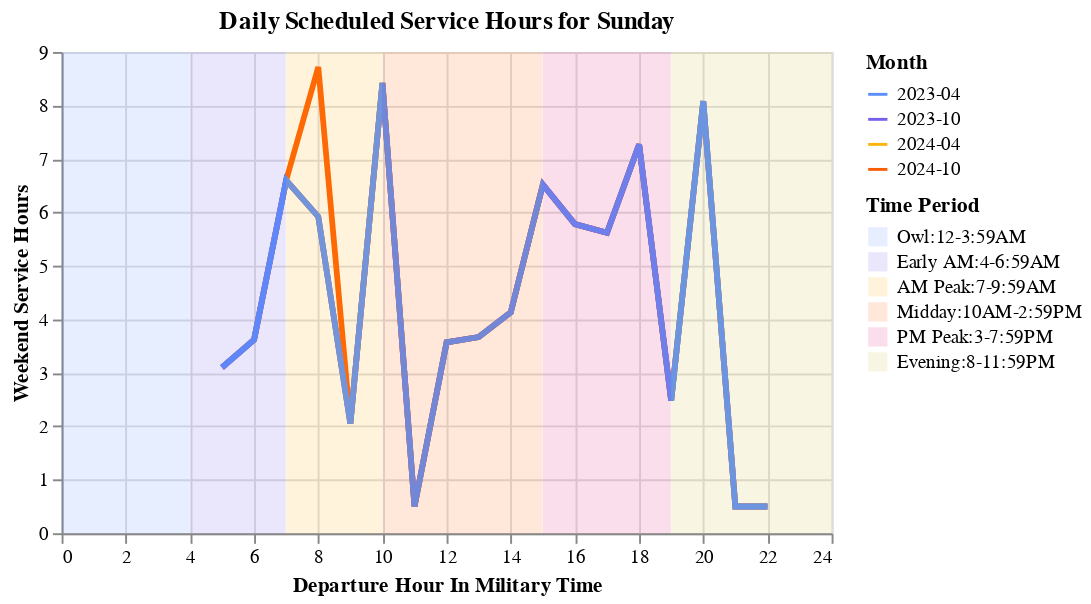

Source (notebook cell):
### Code cell
try:
    display(
        section1.create_service_hour_chart(
            scheduled_service, "Sunday",  "Weekend Service Hours", ""
        )
    )
except:
    pass

### Figure 1 — Vega-Lite specification as saved in the notebook (floating-point values rounded to 4 significant figures)
{"config": {"view": {"continuousWidth": 300, "continuousHeight": 300}}, "layer": [{"data": {"name": "data-aaece0f84b5bfcbd820bdada1ba052c5"}, "mark": {"type": "line", "size": 3}, "encoding": {"color": {"field": "Month", "scale": {"range": ["#5b8efd", "#765fec", "#fcb40e", "#fc5c04", "#dd217d", "#ccbb44"]}, "type": "nominal"}, "opacity": {"condition": {"param": "param_3", "value": 1}, "value": 0.2}, "tooltip": [{"field": "Weekend or Weekday", "type": "nominal"}, {"field": "Month", "type": "nominal"}, {"field": "Departure Hour", "type": "quantitative"}, {"field": "Weekend Service Hours", "type": "quantitative"}], "x": {"field": "Departure Hour", "title": "Departure Hour In Military Time", "type": "quantitative"}, "y": {"field": "Weekend Service Hours", "title": "Weekend Service Hours", "type": "quantitative"}}, "name": "view_3", "title": {"text": "Daily Scheduled Service Hours for Sunday", "subtitle": ""}}, {"data": {"name": "data-61fdb03b01e6f6ac9797744d36eb9ca4"}, "mark": {"type": "rect", "opacity": 0.15}, "encoding": {"color": {"field": "time_period", "scale": {"range": ["#5b8efd", "#765fec", "#fcb40e", "#fc5c04", "#dd217d", "#ccbb44"]}, "sort": ["Owl:12-3:59AM", "Early AM:4-6:59AM", "AM Peak:7-9:59AM", "Midday:10AM-2:59PM", "PM Peak:3-7:59PM", "Evening:8-11:59PM"], "title": "Time Period", "type": "nominal"}, "x": {"field": "start", "type": "quantitative"}, "x2": {"field": "stop"}, "y": {"value": 0}, "y2": {"value": 250}}}], "height": 250, "params": [{"name": "param_3", "select": {"type": "point", "fields": ["Month"]}, "bind": "legend", "views": ["view_3"]}], "resolve": {"scale": {"color": "independent"}}, "width": 400, "$schema": "https://vega.github.io/schema/vega-lite/v5.17.0.json", "datasets": {"data-aaece0f84b5bfcbd820bdada1ba052c5": [{"Transit Operator": "Bay Area 511 Capitol Corridor Schedule", "Month": "2024-10", "Weekend or Weekday": "Sunday", "Departure Hour": 5, "Weekend Service Hours": 3.1, "Weekday Service Hours": 3.1}, {"Transit Operator": "Bay Area 511 Capitol Corridor Schedule", "Month": "2024-10", "Weekend or Weekday": "Sunday", "Departure Hour": 6, "Weekend Service Hours": 3.62, "Weekday Service Hours": 3.62}, {"Transit Operator": "Bay Area 511 Capitol Corridor Schedule", "Month": "2024-10", "Weekend or Weekday": "Sunday", "Departure Hour": 7, "Weekend Service Hours": 6.6, "Weekday Service Hours": 6.6}, {"Transit Operator": "Bay Area 511 Capitol Corridor Schedule", "Month": "2024-10", "Weekend or Weekday": "Sunday", "Departure Hour": 8, "Weekend Service Hours": 8.72, "Weekday Service Hours": 8.72}, {"Transit Operator": "Bay Area 511 Capitol Corridor Schedule", "Month": "2024-10", "Weekend or Weekday": "Sunday", "Departure Hour": 9, "Weekend Service Hours": 2.05, "Weekday Service Hours": 2.05}, {"Transit Operator": "Bay Area 511 Capitol Corridor Schedule", "Month": "2024-10", "Weekend or Weekday": "Sunday", "Departure Hour": 10, "Weekend Service Hours": 8.42, "Weekday Service Hours": 8.42}, {"Transit Operator": "Bay Area 511 Capitol Corridor Schedule", "Month": "2024-10", "Weekend or Weekday": "Sunday", "Departure Hour": 11, "Weekend Service Hours": 0.5, "Weekday Service Hours": 0.5}, {"Transit Operator": "Bay Area 511 Capitol Corridor Schedule", "Month": "2024-10", "Weekend or Weekday": "Sunday", "Departure Hour": 12, "Weekend Service Hours": 3.57, "Weekday Service Hours": 3.57}, {"Transit Operator": "Bay Area 511 Capitol Corridor Schedule", "Month": "2024-10", "Weekend or Weekday": "Sunday", "Departure Hour": 13, "Weekend Service Hours": 3.67, "Weekday Service Hours": 3.67}, {"Transit Operator": "Bay Area 511 Capitol Corridor Schedule", "Month": "2024-10", "Weekend or Weekday": "Sunday", "Departure Hour": 14, "Weekend Service Hours": 4.13, "Weekday Service Hours": 4.13}, {"Transit Operator": "Bay Area 511 Capitol Corridor Schedule", "Month": "2024-10", "Weekend or Weekday": "Sunday", "Departure Hour": 15, "Weekend Service Hours": 6.52, "Weekday Service Hours": 6.52}, {"Transit Operator": "Bay Area 511 Capitol Corridor Schedule", "Month": "2024-10", "Weekend or Weekday": "Sunday", "Departure Hour": 16, "Weekend Service Hours": 5.78, "Weekday Service Hours": 5.78}, {"Transit Operator": "Bay Area 511 Capitol Corridor Schedule", "Month": "2024-10", "Weekend or Weekday": "Sunday", "Departure Hour": 17, "Weekend Service Hours": 5.62, "Weekday Service Hours": 5.62}, {"Transit Operator": "Bay Area 511 Capitol Corridor Schedule", "Month": "2024-10", "Weekend or Weekday": "Sunday", "Departure Hour": 18, "Weekend Service Hours": 7.27, "Weekday Service Hours": 7.27}, {"Transit Operator": "Bay Area 511 Capitol Corridor Schedule", "Month": "2024-10", "Weekend or Weekday": "Sunday", "Departure Hour": 19, "Weekend Service Hours": 2.48, "Weekday Service Hours": 2.48}, {"Transit Operator": "Bay Area 511 Capitol Corridor Schedule", "Month": "2024-10", "Weekend or Weekday": "Sunday", "Departure Hour": 20, "Weekend Service Hours": 8.07, "Weekday Service Hours": 8.07}, {"Transit Operator": "Bay Area 511 Capitol Corridor Schedule", "Month": "2024-10", "Weekend or Weekday": "Sunday", "Departure Hour": 21, "Weekend Service Hours": 0.5, "Weekday Service Hours": 0.5}, {"Transit Operator": "Bay Area 511 Capitol Corridor Schedule", "Month": "2024-10", "Weekend or Weekday": "Sunday", "Departure Hour": 22, "Weekend Service Hours": 0.5, "Weekday Service Hours": 0.5}, {"Transit Operator": "Bay Area 511 Capitol Corridor Schedule", "Month": "2024-04", "Weekend or Weekday": "Sunday", "Departure Hour": 5, "Weekend Service Hours": 3.1, "Weekday Service Hours": 3.1}, {"Transit Operator": "Bay Area 511 Capitol Corridor Schedule", "Month": "2024-04", "Weekend or Weekday": "Sunday", "Departure Hour": 6, "Weekend Service Hours": 3.62, "Weekday Service Hours": 3.62}, {"Transit Operator": "Bay Area 511 Capitol Corridor Schedule", "Month": "2024-04", "Weekend or Weekday": "Sunday", "Departure Hour": 7, "Weekend Service Hours": 6.6, "Weekday Service Hours": 6.6}, {"Transit Operator": "Bay Area 511 Capitol Corridor Schedule", "Month": "2024-04", "Weekend or Weekday": "Sunday", "Departure Hour": 8, "Weekend Service Hours": 5.92, "Weekday Service Hours": 5.92}, {"Transit Operator": "Bay Area 511 Capitol Corridor Schedule", "Month": "2024-04", "Weekend or Weekday": "Sunday", "Departure Hour": 9, "Weekend Service Hours": 2.05, "Weekday Service Hours": 2.05}, {"Transit Operator": "Bay Area 511 Capitol Corridor Schedule", "Month": "2024-04", "Weekend or Weekday": "Sunday", "Departure Hour": 10, "Weekend Service Hours": 8.42, "Weekday Service Hours": 8.42}, {"Transit Operator": "Bay Area 511 Capitol Corridor Schedule", "Month": "2024-04", "Weekend or Weekday": "Sunday", "Departure Hour": 11, "Weekend Service Hours": 0.5, "Weekday Service Hours": 0.5}, {"Transit Operator": "Bay Area 511 Capitol Corridor Schedule", "Month": "2024-04", "Weekend or Weekday": "Sunday", "Departure Hour": 12, "Weekend Service Hours": 3.57, "Weekday Service Hours": 3.57}, {"Transit Operator": "Bay Area 511 Capitol Corridor Schedule", "Month": "2024-04", "Weekend or Weekday": "Sunday", "Departure Hour": 13, "Weekend Service Hours": 3.67, "Weekday Service Hours": 3.67}, {"Transit Operator": "Bay Area 511 Capitol Corridor Schedule", "Month": "2024-04", "Weekend or Weekday": "Sunday", "Departure Hour": 14, "Weekend Service Hours": 4.13, "Weekday Service Hours": 4.13}, {"Transit Operator": "Bay Area 511 Capitol Corridor Schedule", "Month": "2024-04", "Weekend or Weekday": "Sunday", "Departure Hour": 15, "Weekend Service Hours": 6.52, "Weekday Service Hours": 6.52}, {"Transit Operator": "Bay Area 511 Capitol Corridor Schedule", "Month": "2024-04", "Weekend or Weekday": "Sunday", "Departure Hour": 16, "Weekend Service Hours": 5.78, "Weekday Service Hours": 5.78}, {"Transit Operator": "Bay Area 511 Capitol Corridor Schedule", "Month": "2024-04", "Weekend or Weekday": "Sunday", "Departure Hour": 17, "Weekend Service Hours": 5.62, "Weekday Service Hours": 5.62}, {"Transit Operator": "Bay Area 511 Capitol Corridor Schedule", "Month": "2024-04", "Weekend or Weekday": "Sunday", "Departure Hour": 18, "Weekend Service Hours": 7.27, "Weekday Service Hours": 7.27}, {"Transit Operator": "Bay Area 511 Capitol Corridor Schedule", "Month": "2024-04", "Weekend or Weekday": "Sunday", "Departure Hour": 19, "Weekend Service Hours": 2.48, "Weekday Service Hours": 2.48}, {"Transit Operator": "Bay Area 511 Capitol Corridor Schedule", "Month": "2024-04", "Weekend or Weekday": "Sunday", "Departure Hour": 20, "Weekend Service Hours": 8.08, "Weekday Service Hours": 8.08}, {"Transit Operator": "Bay Area 511 Capitol Corridor Schedule", "Month": "2024-04", "Weekend or Weekday": "Sunday", "Departure Hour": 21, "Weekend Service Hours": 0.5, "Weekday Service Hours": 0.5}, {"Transit Operator": "Bay Area 511 Capitol Corridor Schedule", "Month": "2024-04", "Weekend or Weekday": "Sunday", "Departure Hour": 22, "Weekend Service Hours": 0.5, "Weekday Service Hours": 0.5}, {"Transit Operator": "Bay Area 511 Capitol Corridor Schedule", "Month": "2023-10", "Weekend or Weekday": "Sunday", "Departure Hour": 5, "Weekend Service Hours": 3.1, "Weekday Service Hours": 3.1}, {"Transit Operator": "Bay Area 511 Capitol Corridor Schedule", "Month": "2023-10", "Weekend or Weekday": "Sunday", "Departure Hour": 6, "Weekend Service Hours": 3.62, "Weekday Service Hours": 3.62}, {"Transit Operator": "Bay Area 511 Capitol Corridor Schedule", "Month": "2023-10", "Weekend or Weekday": "Sunday", "Departure Hour": 7, "Weekend Service Hours": 6.6, "Weekday Service Hours": 6.6}, {"Transit Operator": "Bay Area 511 Capitol Corridor Schedule", "Month": "2023-10", "Weekend or Weekday": "Sunday", "Departure Hour": 8, "Weekend Service Hours": 5.92, "Weekday Service Hours": 5.92}, {"Transit Operator": "Bay Area 511 Capitol Corridor Schedule", "Month": "2023-10", "Weekend or Weekday": "Sunday", "Departure Hour": 9, "Weekend Service Hours": 2.05, "Weekday Service Hours": 2.05}, {"Transit Operator": "Bay Area 511 Capitol Corridor Schedule", "Month": "2023-10", "Weekend or Weekday": "Sunday", "Departure Hour": 10, "Weekend Service Hours": 8.42, "Weekday Service Hours": 8.42}, {"Transit Operator": "Bay Area 511 Capitol Corridor Schedule", "Month": "2023-10", "Weekend or Weekday": "Sunday", "Departure Hour": 11, "Weekend Service Hours": 0.5, "Weekday Service Hours": 0.5}, {"Transit Operator": "Bay Area 511 Capitol Corridor Schedule", "Month": "2023-10", "Weekend or Weekday": "Sunday", "Departure Hour": 12, "Weekend Service Hours": 3.57, "Weekday Service Hours": 3.57}, {"Transit Operator": "Bay Area 511 Capitol Corridor Schedule", "Month": "2023-10", "Weekend or Weekday": "Sunday", "Departure Hour": 13, "Weekend Service Hours": 3.67, "Weekday Service Hours": 3.67}, {"Transit Operator": "Bay Area 511 Capitol Corridor Schedule", "Month": "2023-10", "Weekend or Weekday": "Sunday", "Departure Hour": 14, "Weekend Service Hours": 4.13, "Weekday Service Hours": 4.13}, {"Transit Operator": "Bay Area 511 Capitol Corridor Schedule", "Month": "2023-10", "Weekend or Weekday": "Sunday", "Departure Hour": 15, "Weekend Service Hours": 6.52, "Weekday Service Hours": 6.52}, {"Transit Operator": "Bay Area 511 Capitol Corridor Schedule", "Month": "2023-10", "Weekend or Weekday": "Sunday", "Departure Hour": 16, "Weekend Service Hours": 5.78, "Weekday Service Hours": 5.78}, {"Transit Operator": "Bay Area 511 Capitol Corridor Schedule", "Month": "2023-10", "Weekend or Weekday": "Sunday", "Departure Hour": 17, "Weekend Service Hours": 5.62, "Weekday Service Hours": 5.62}, {"Transit Operator": "Bay Area 511 Capitol Corridor Schedule", "Month": "2023-10", "Weekend or Weekday": "Sunday", "Departure Hour": 18, "Weekend Service Hours": 7.27, "Weekday Service Hours": 7.27}, {"Transit Operator": "Bay Area 511 Capitol Corridor Schedule", "Month": "2023-10", "Weekend or Weekday": "Sunday", "Departure Hour": 19, "Weekend Service Hours": 2.48, "Weekday Service Hours": 2.48}, {"Transit Operator": "Bay Area 511 Capitol Corridor Schedule", "Month": "2023-10", "Weekend or Weekday": "Sunday", "Departure Hour": 20, "Weekend Service Hours": 8.08, "Weekday Service Hours": 8.08}, {"Transit Operator": "Bay Area 511 Capitol Corridor Schedule", "Month": "2023-10", "Weekend or Weekday": "Sunday", "Departure Hour": 21, "Weekend Service Hours": 0.5, "Weekday Service Hours": 0.5}, {"Transit Operator": "Bay Area 511 Capitol Corridor Schedule", "Month": "2023-10", "Weekend or Weekday": "Sunday", "Departure Hour": 22, "Weekend Service Hours": 0.5, "Weekday Service Hours": 0.5}, {"Transit Operator": "Bay Area 511 Capitol Corridor Schedule", "Month": "2023-04", "Weekend or Weekday": "Sunday", "Departure Hour": 5, "Weekend Service Hours": 3.1, "Weekday Service Hours": 3.1}, {"Transit Operator": "Bay Area 511 Capitol Corridor Schedule", "Month": "2023-04", "Weekend or Weekday": "Sunday", "Departure Hour": 6, "Weekend Service Hours": 3.62, "Weekday Service Hours": 3.62}, {"Transit Operator": "Bay Area 511 Capitol Corridor Schedule", "Month": "2023-04", "Weekend or Weekday": "Sunday", "Departure Hour": 7, "Weekend Service Hours": 6.6, "Weekday Service Hours": 6.6}, {"Transit Operator": "Bay Area 511 Capitol Corridor Schedule", "Month": "2023-04", "Weekend or Weekday": "Sunday", "Departure Hour": 8, "Weekend Service Hours": 5.92, "Weekday Service Hours": 5.92}, {"Transit Operator": "Bay Area 511 Capitol Corridor Schedule", "Month": "2023-04", "Weekend or Weekday": "Sunday", "Departure Hour": 9, "Weekend Service Hours": 2.05, "Weekday Service Hours": 2.05}, {"Transit Operator": "Bay Area 511 Capitol Corridor Schedule", "Month": "2023-04", "Weekend or Weekday": "Sunday", "Departure Hour": 10, "Weekend Service Hours": 8.42, "Weekday Service Hours": 8.42}, {"Transit Operator": "Bay Area 511 Capitol Corridor Schedule", "Month": "2023-04", "Weekend or Weekday": "Sunday", "Departure Hour": 11, "Weekend Service Hours": 0.5, "Weekday Service Hours": 0.5}, {"Transit Operator": "Bay Area 511 Capitol Corridor Schedule", "Month": "2023-04", "Weekend or Weekday": "Sunday", "Departure Hour": 12, "Weekend Service Hours": 3.57, "Weekday Service Hours": 3.57}, {"Transit Operator": "Bay Area 511 Capitol Corridor Schedule", "Month": "2023-04", "Weekend or Weekday": "Sunday", "Departure Hour": 13, "Weekend Service Hours": 3.67, "Weekday Service Hours": 3.67}, {"Transit Operator": "Bay Area 511 Capitol Corridor Schedule", "Month": "2023-04", "Weekend or Weekday": "Sunday", "Departure Hour": 14, "Weekend Service Hours": 4.13, "Weekday Service Hours": 4.13}, {"Transit Operator": "Bay Area 511 Capitol Corridor Schedule", "Month": "2023-04", "Weekend or Weekday": "Sunday", "Departure Hour": 15, "Weekend Service Hours": 6.52, "Weekday Service Hours": 6.52}, {"Transit Operator": "Bay Area 511 Capitol Corridor Schedule", "Month": "2023-04", "Weekend or Weekday": "Sunday", "Departure Hour": 16, "Weekend Service Hours": 5.78, "Weekday Service Hours": 5.78}, {"Transit Operator": "Bay Area 511 Capitol Corridor Schedule", "Month": "2023-04", "Weekend or Weekday": "Sunday", "Departure Hour": 17, "Weekend Service Hours": 5.62, "Weekday Service Hours": 5.62}, {"Transit Operator": "Bay Area 511 Capitol Corridor Schedule", "Month": "2023-04", "Weekend or Weekday": "Sunday", "Departure Hour": 18, "Weekend Service Hours": 7.27, "Weekday Service Hours": 7.27}, {"Transit Operator": "Bay Area 511 Capitol Corridor Schedule", "Month": "2023-04", "Weekend or Weekday": "Sunday", "Departure Hour": 19, "Weekend Service Hours": 2.48, "Weekday Service Hours": 2.48}, {"Transit Operator": "Bay Area 511 Capitol Corridor Schedule", "Month": "2023-04", "Weekend or Weekday": "Sunday", "Departure Hour": 20, "Weekend Service Hours": 8.08, "Weekday Service Hours": 8.08}, {"Transit Operator": "Bay Area 511 Capitol Corridor Schedule", "Month": "2023-04", "Weekend or Weekday": "Sunday", "Departure Hour": 21, "Weekend Service Hours": 0.5, "Weekday Service Hours": 0.5}, {"Transit Operator": "Bay Area 511 Capitol Corridor Schedule", "Month": "2023-04", "Weekend or Weekday": "Sunday", "Departure Hour": 22, "Weekend Service Hours": 0.5, "Weekday Service Hours": 0.5}], "data-61fdb03b01e6f6ac9797744d36eb9ca4": [{"index": 0, "start": 0, "stop": 3.99, "time_period": "Owl:12-3:59AM"}, {"index": 1, "start": 4, "stop": 6.99, "time_period": "Early AM:4-6:59AM"}, {"index": 2, "start": 7, "stop": 9.99, "time_period": "AM Peak:7-9:59AM"}, {"index": 3, "start": 10, "stop": 14.99, "time_period": "Midday:10AM-2:59PM"}, {"index": 4, "start": 15, "stop": 18.99, "time_period": "PM Peak:3-7:59PM"}, {"index": 5, "start": 19, "stop": 24.0, "time_period": "Evening:8-11:59PM"}]}}
